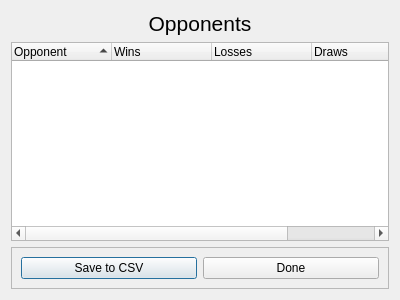
<?xml version="1.0" encoding="UTF-8"?>
<ui version="4.0">
 <class>OpponentList</class>
 <widget class="QDialog" name="OpponentList">
  <property name="geometry">
   <rect>
    <x>0</x>
    <y>0</y>
    <width>400</width>
    <height>300</height>
   </rect>
  </property>
  <property name="windowTitle">
   <string>Dialog</string>
  </property>
  <layout class="QVBoxLayout" name="verticalLayout">
   <item>
    <widget class="QLabel" name="opponentListLabel">
     <property name="text">
      <string>&lt;html&gt;&lt;head/&gt;&lt;body&gt;&lt;p align=&quot;center&quot;&gt;&lt;span style=&quot; font-size:16pt;&quot;&gt;Opponents&lt;/span&gt;&lt;/p&gt;&lt;/body&gt;&lt;/html&gt;</string>
     </property>
    </widget>
   </item>
   <item>
    <widget class="QTreeWidget" name="opponentTree">
     <property name="autoFillBackground">
      <bool>false</bool>
     </property>
     <property name="sortingEnabled">
      <bool>true</bool>
     </property>
     <column>
      <property name="text">
       <string>Opponent</string>
      </property>
     </column>
     <column>
      <property name="text">
       <string>Wins</string>
      </property>
     </column>
     <column>
      <property name="text">
       <string>Losses</string>
      </property>
     </column>
     <column>
      <property name="text">
       <string>Draws</string>
      </property>
     </column>
     <column>
      <property name="text">
       <string>Total</string>
      </property>
     </column>
    </widget>
   </item>
   <item>
    <widget class="QFrame" name="buttonFrame">
     <property name="frameShape">
      <enum>QFrame::StyledPanel</enum>
     </property>
     <property name="frameShadow">
      <enum>QFrame::Raised</enum>
     </property>
     <layout class="QHBoxLayout" name="horizontalLayout">
      <item>
       <widget class="QPushButton" name="exportStatsButton">
        <property name="text">
         <string>Save to CSV</string>
        </property>
       </widget>
      </item>
      <item>
       <widget class="QPushButton" name="cancelButton">
        <property name="text">
         <string>Done</string>
        </property>
       </widget>
      </item>
     </layout>
    </widget>
   </item>
  </layout>
 </widget>
 <resources/>
 <connections/>
</ui>
